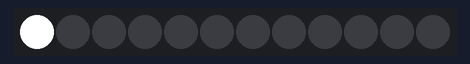
The sketch below on a simulated Arduino Uno, built with avr-gcc and run on an emulated ATmega328P. On the bench: 12 RGB LEDs in strip order, left to right.

Above: at 0.05 s.
At 0.55 s:
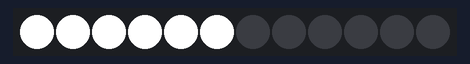
At 1.15 s:
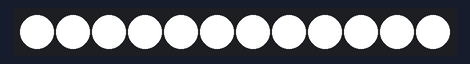
At 1.56 s:
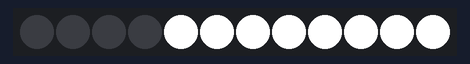
At 1.96 s:
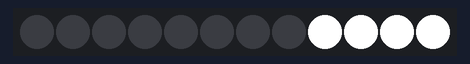
At 2.76 s:
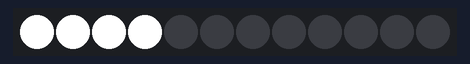

Measured:
- by itself, everything shown: repeats every 2.4 s, in 24 steps

The sketch:

Example3_NeoPixels.ino
```cpp
#include <Adafruit_NeoPixel.h>

#define pinPix 6 // WS2812에 연결하는데 사용하는 pin 번호
#define numPix 12 // 링에 연결되어 있는 WS2812 LED 갯수

// Parameter 1 = 링에 연결되어 있는 WS2812 LED 갯수
// Parameter 2 = WS2812에 연결하는데 사용하는 pin 번호
// Parameter 3 = pixel type flags, add together as needed:
// NEO_KHZ800 800 KHz bitstream (most NeoPixel products w/WS2812 LEDs)
// NEO_KHZ400 400 KHz (classic 'v1' (not v2) FLORA pixels, WS2811 drivers)
// NEO_GRB Pixels are wired for GRB bitstream (most NeoPixel products)
// NEO_RGB Pixels are wired for RGB bitstream (v1 FLORA pixels, not v2)

Adafruit_NeoPixel myLeds = Adafruit_NeoPixel(numPix, pinPix, NEO_GRB + NEO_KHZ800);  //네오픽셀을 myLEDs 라는 이름으로 사용하겠다라는 선언

void setup() {
  myLeds.begin(); // 네오픽셀을 아두이노 메모리에 로드한다.
}

void loop() {
  int pause = 100;

  for (int i=0; i<numPix; i++) {
    myLeds.setPixelColor(i,255,255,255);// i번째 LED 를 255/255/255 색으로 설정한다.
    myLeds.show();                      //설정한 값을 적용한다.
    delay(pause);                       //100ms 만큼 지연시간을 준다.
  }

  for (int i=0; i<numPix; i++) {
    myLeds.setPixelColor(i,0,0,0);//i번째 LED 를 0/0/0 색으로 설정한다.
    myLeds.show();                //설정한 값을 적용한다.
    delay(pause);                 //100ms 만큼 지연시간을 준다.
  }
}
```
